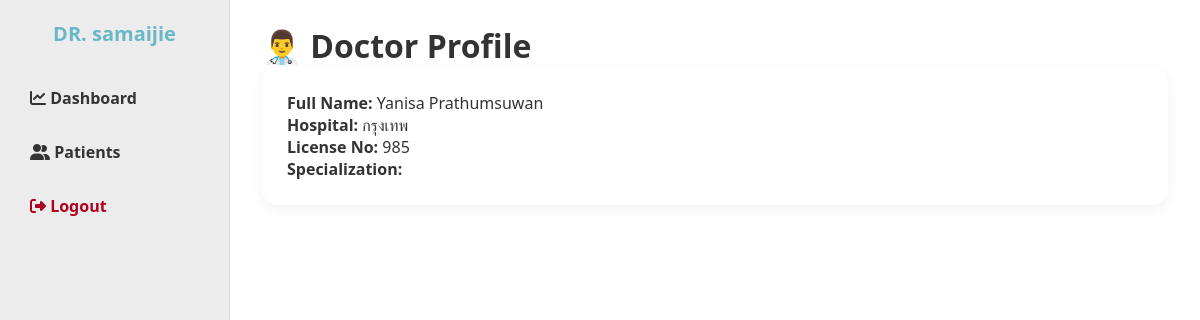
Screenshot of /doctor/profile (signed in) with the database file from the repository.
### tables this page shows
CREATE TABLE doctor_profiles (
            id INTEGER PRIMARY KEY AUTOINCREMENT,
            user_id INTEGER,
            full_name TEXT,
            hospital TEXT,
            license_no TEXT,
            specialization TEXT,
            FOREIGN KEY(user_id) REFERENCES users(id)
        );

### auth.py (the view)
@auth_bp.route("/doctor/profile")
def doctor_profile():
    if "user_id" not in session:
        return redirect(url_for("auth.login"))
    conn = get_db()
    doctor = conn.execute("""
        SELECT * FROM doctor_profiles
        WHERE user_id = ?
    """, (session["user_id"],)).fetchone()
    return render_template("doctor_profile.html", doctor=doctor)

### database.py (called while the page is built)
def get_db():
    conn = sqlite3.connect(
        DB_NAME,
        timeout=10,          # ⭐ รอ lock ได้
        check_same_thread=False
    )
    conn.row_factory = sqlite3.Row
    conn.execute("PRAGMA foreign_keys = ON;")
    return conn

### templates/doctor_profile.html (shortened to what this page needs)
{% extends "layout.html" %}
{% block content %}
<div class="profile-container">
    <h1>👨‍⚕️ Doctor Profile</h1>
    {% if doctor %}
        <div class="profile-card">
            <p><strong>Full Name:</strong> {{ doctor.full_name }}</p>
            <p><strong>Hospital:</strong> {{ doctor.hospital }}</p>
            <p><strong>License No:</strong> {{ doctor.license_no }}</p>
            <p><strong>Specialization:</strong> {{ doctor.specialization }}</p>
        </div>
    {% else %}
        <p>❌ No profile found</p>
    {% endif %}
</div>
{% endblock %}

### static/style.css (style rules this page uses)
body { font-family: Arial, sans-serif; background: #ffffff; margin: 0; padding: 0; }
* { margin: 0; padding: 0; box-sizing: border-box; }
body { font-family: "Segoe UI", Arial, sans-serif; background: #f4f6f8; color: #333; }
.profile-card { background: white; border-radius: 16px; padding: 25px; margin-bottom: 25px; box-shadow: 0 4px 14px rgba(0,0,0,0.06); }

### rows the page displays
doctor_profiles: full_name "Yanisa Prathumsuwan", hospital "กรุงเทพ", license_no "985"

### other values shown
{{ session.get('full_name') }} "samaijie"
